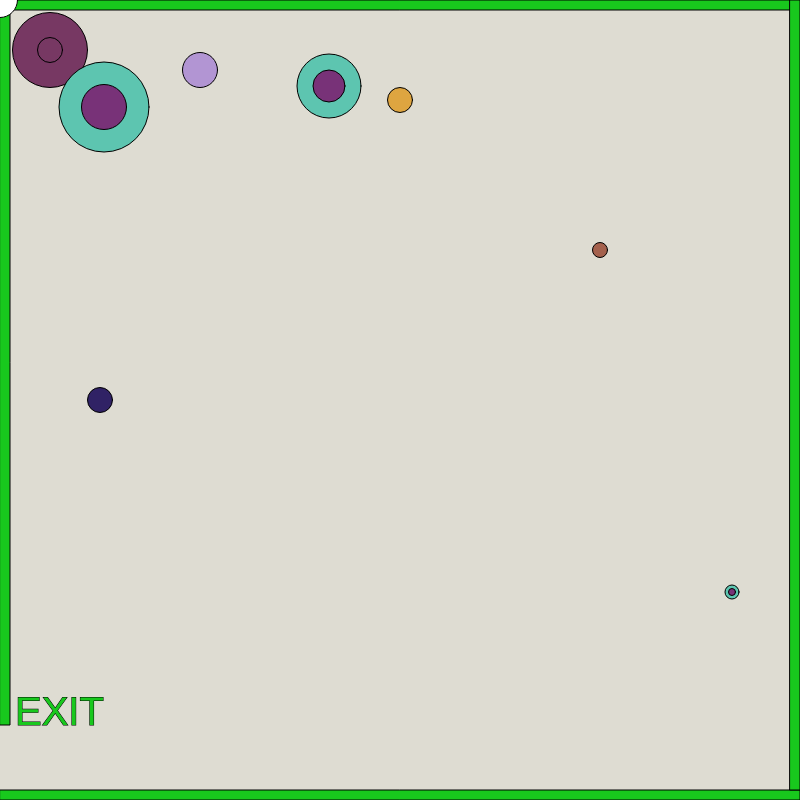
Frame 1 (no input)
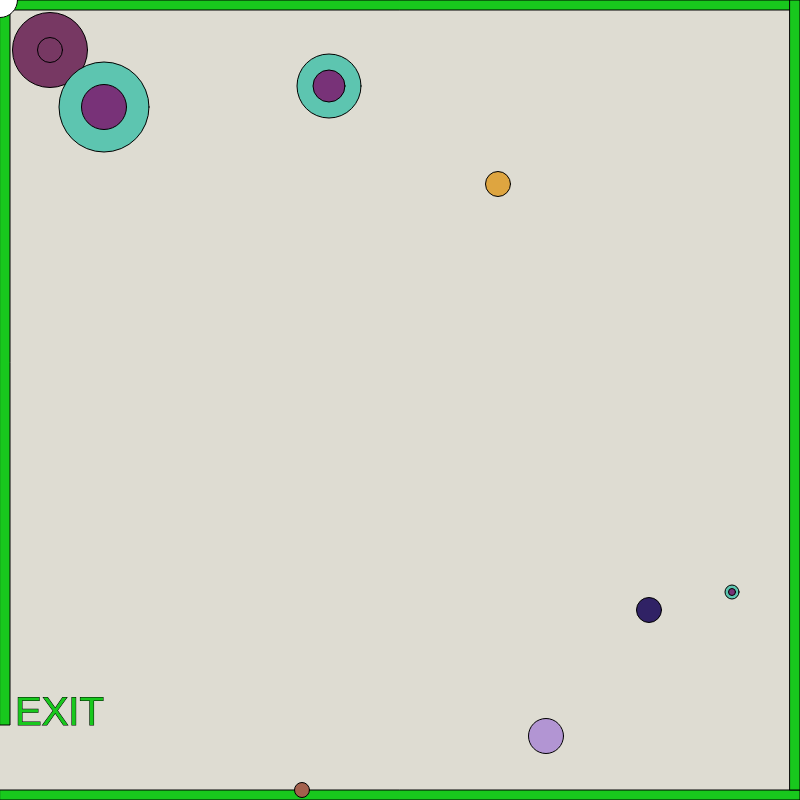
Frame 60 (no input)
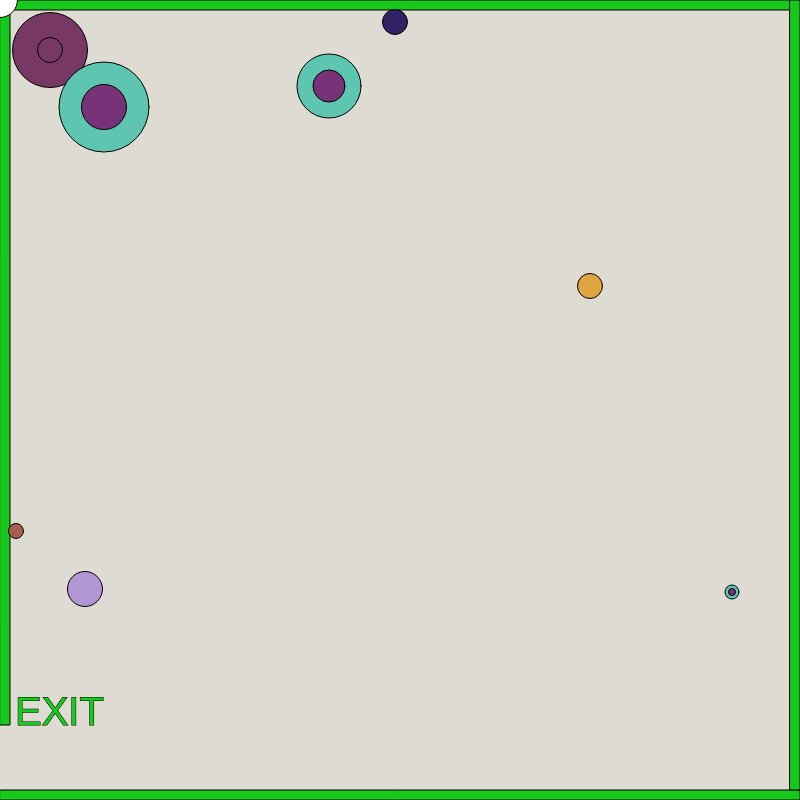
Frame 120 (the mouse pressed at the canvas centre since frame 60)

The p5.js sketch that drew these frames (run headless with seeded random() and noise() and a simulated clock; from frame 60 on, the mouse is pressed at the canvas centre):

// p5.js sketch
// ── sketch.js
    var characterX = 50;
    var characterY = 50;
    var diameter = 25;

    var mousex = 0;
    var mousey = 0;

    var s = 83;
    var w = 87;
    var a = 65;
    var d = 68;

    var myXs = []; // create an array for the x coordinate
    var myYs = []; // create an array for the y coordinate
    var myDiameters = []; // create array for the diameter of circles

// x and y for potential enemy #1
var shapeX = 100;
var shapeY = 400;
var shapeXSpeed;
var shapeYSpeed;


// x and y for potential enemy #2
var shape2X = 400;
var shape2Y = 100;
var shape2XSpeed;
var shape2YSpeed;

// x and y for potential enemy #3
var shape3X = 200;
var shape3Y = 70;
var shape3XSpeed;
var shape3YSpeed;

// x and y for potential enemy #4
var shape4X = 600;
var shape4Y = 250;
var shape4XSpeed;
var shape4YSpeed;

// create a shape when the mouse is clicked
var mouseShapeX;
var mouseShapeY;

    function setup() 
    {
      createCanvas(800, 800);
      // create a for loop here to create the circles
        for(var i = 0; i < 3; i++)
        {
            // get all the random numbers to create a circles
            myXs[i] = getRandomNumber(800);
            myYs[i] = getRandomNumber(600);
            myDiameters[i] = getRandomNumber(100);
        }
        // get a random speed when the it first starts
    shapeXSpeed = Math.floor(Math.random() * (Math.floor(Math.random() * 5)) + 1);
    shapeYSpeed = Math.floor(Math.random() * (Math.floor(Math.random() * 5)) + 1);
    }

    function draw() 
    {
      background(222,220,210);
      stroke(0);
      fill(24, 200, 29);
      
      // top border
    rect(0,0,width,10);
    // left upper border
    rect(width-800,0,10,height-75);
    // bottom border
    rect(0, height-10,width, 10);
    // right border
    rect(width-10,0,10,height-10);

    // exit message
    textSize(40);
    text("EXIT", width-785,height-75)

    //character
    fill(119,56,99);
    circle(characterX,characterY,75);
      
      circle(characterX, characterY, diameter);

      // call the function created
      controlCircle();

      circle(mousex, mousey, 35);

      for(var i = 0; i < myXs.length; i++)
      {
        // concentric circle randomly using arrays
        ConcentricCircle(myXs[i], myYs[i], myDiameters[i], myDiameters[i]/2, 50, 120, 120, 120, 50, 120);
      }
   }

    /* This function controls all the variables of the circle */
    function controlCircle()
    {
      if (characterX >= 800) 
      {
        characterX = 50;
      }
      
      if (characterY >= 800) 
      {
        characterY = 50;
      }

      if (keyIsDown(s)) 
      {
        characterY += 10;
      } 
      else if (keyIsDown(w)) 
      {
        characterY -= 10;
      }

      if (keyIsDown(d)) 
      {
        characterX += 10;
      } 
      else if (keyIsDown(a)) 
      {
        characterX -= 10;
      }
  
        // potential enemy #1
    fill(48,34,101);
    // draw the shape
    circle(shapeX, shapeY, 25);

     // get a random speed when the it first starts
     shapeXSpeed = Math.floor(Math.random() * (Math.floor(Math.random() * 5)) - 5);
     shapeYSpeed = Math.floor(Math.random() * (Math.floor(Math.random() * 5)) + 3);

    // move the shape
    shapeX += shapeXSpeed;
    shapeY += shapeYSpeed;
    // check to see if the shape has gone out of bounds
    if(shapeX > width)
    {
        shapeX = 0;
    }
    if(shapeX < 0)
    {
        shapeX = width;
    }
    if(shapeY > height)
    {
        shapeY = 0;
    }
    if(shapeY < 0)
    {
        shapeY = height;
    }
      
       // potential enemy #2
    fill(222,165,64);
    // draw the shape
    circle(shape2X, shape2Y, 25);

     // get a random speed when the it first starts
     shape2XSpeed = Math.floor(Math.random() * (Math.floor(Math.random() * 5)) + 1);
     shape2YSpeed = Math.floor(Math.random() * (Math.floor(Math.random() * 5)) + 1);

    // move the shape
    shape2X += shape2XSpeed;
    shape2Y += shape2YSpeed;
    // check to see if the shape has gone out of bounds
    if(shape2X > width)
    {
        shape2X = 0;
    }
    if(shape2X < 0)
    {
        shape2X = width;
    }
    if(shape2Y > height)
    {
        shape2Y = 0;
    }
    if(shape2Y < 0)
    {
        shape2Y = height;
    }

          // potential enemy #3
    fill(178,149,211);
    // draw the shape
    circle(shape3X, shape3Y, 35);

     // get a random speed when the it first starts
     shape3XSpeed = Math.floor(Math.random() * (Math.floor(Math.random() * 5)) + 5);
     shape3YSpeed = Math.floor(Math.random() * (Math.floor(Math.random() * 5)) - 3);

    // move the shape
    shape3X += shape3XSpeed;
    shape3Y += shape3YSpeed;
    // check to see if the shape has gone out of bounds
    if(shape3X > width)
    {
        shape3X = 0;
    }
    if(shape3X < 0)
    {
        shape3X = width;
    }
    if(shape3Y > height)
    {
        shape3Y = 0;
    }
    if(shape3Y < 0)
    {
        shape3Y = height;
    }

      // potential enemy #4
    fill(164,97,77);
    // draw the shape
    circle(shape4X, shape4Y, 15);

     // get a random speed when the it first starts
     shape4XSpeed = Math.floor(Math.random() * (Math.floor(Math.random() * 5)) + 8);
     shape4YSpeed = Math.floor(Math.random() * (Math.floor(Math.random() * 5)) - 5);

    // move the shape
    shape4X += shape4XSpeed;
    shape4Y += shape4YSpeed;
    // check to see if the shape has gone out of bounds
    if(shape4X > width)
    {
        shape4X = 0;
    }
    if(shape4X < 0)
    {
        shape4X = width;
    }
    if(shape4Y > height)
    {
        shape4Y = 0;
    }
    if(shape4Y < 0)
    {
        shape4Y = height;
    }
      
    // check to see if the character has left the exit
    if(characterX < 0 && characterY < width-15)
    {
        fill(60,54,91);
        stroke(5);
        textSize(85);
        text("You Win!", width/2-50, height/2-50);
    }

    // create the shape based on the mouse click
    fill(255,255,255);
    circle(mouseShapeX, mouseShapeY, 45);
      
   }

    // This function updates the size of the circle
    function changeDiameter()
    {
        if (diameter < 200) 
        {
            diameter += 2;
        } 
        else if (diameter >= 200) 
        {
            diameter = 25;
        }

    }

    function mouseClicked() 
    {  
      mousex = mouseX;
      mousey = mouseY;
    
    }

    function getRandomNumber(number)
    {
        return Math.floor(Math.random()*number)+10;
    }

    // define ConcentricCircle function
    function ConcentricCircle(characterX,characterY, outer_diameter, inner_diameter, outer_red, outer_green,outer_blue, inner_red, inner_green, inner_blue)
    {
        fill(93,197,176);
        circle(characterX,characterY,outer_diameter);
        fill(inner_red, inner_green, inner_blue);
        circle(characterX,characterY,inner_diameter);
    }
